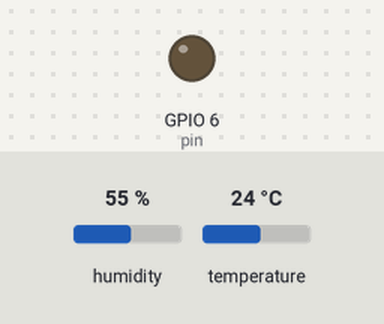
Recording of a program running on a simulated Raspberry Pi (BCM pin numbers). Parts: output pins drawn as LEDs (lit = HIGH). The test bench sets the inputs (shaded band); at power-on: humidity 55 %, temperature 24 °C. Files the program writes start out absent; the clock reads 2024-03-15 10:24:30 at power-on unless the program sets it; what the program prints to the terminal is not drawn.

Above: at 0.1 s.
At 1.2 s:
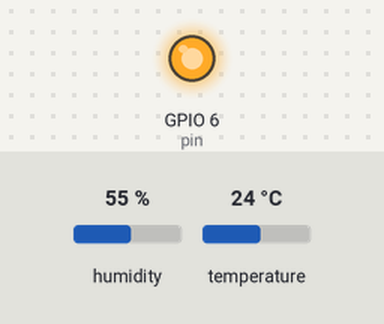
Timing chart, 0 to 2.7 s (numbered marks = the images above):
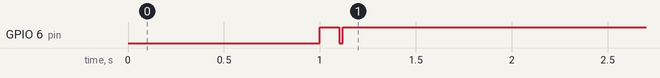

The program:

server.py
```python
import time
import RPi.GPIO as GPIO

class Dht11:
	def __init__(self, pin):
		GPIO.setmode(GPIO.BCM)
		GPIO.setwarnings(False)

		self._pin = pin
		self.temperature_c = 0.0
		self.temperature_f = 0.0
		self.relative_humidity = 0.0

	def poll_data(self):
		GPIO.setup(self._pin, GPIO.OUT)
		GPIO.output(self._pin, GPIO.HIGH)
		time.sleep(0.1)

		GPIO.output(self._pin, GPIO.LOW)
		time.sleep(0.018)

		GPIO.output(self._pin, GPIO.HIGH)

		last_value = GPIO.HIGH
		transitions = [last_value]
		timestamp = time.monotonic()
		GPIO.setup(self._pin, GPIO.IN, pull_up_down=GPIO.PUD_UP)

		while time.monotonic() - timestamp < 0.25:
			if GPIO.input(self._pin) != last_value:
				last_value = not last_value
				transitions.append(time.monotonic())

		if len(transitions) < 81:
			raise Exception("Not enough data received")

		if len(transitions) % 2 == 0:
			raise Exception("Invalid parity data recevied")

		data = []
		start = max(1, len(transitions) - 81)
		for i in range(start + 1, len(transitions), 2):
			delta = transitions[i] - transitions[i - 1]
			data.append(GPIO.LOW if delta < 0.000051 else GPIO.HIGH)

		bytes = []
		for i in range(0, 40, 8):
			bytes.append(self._decode_data(data, i, i + 8))

		check = 0
		for i in range(len(bytes) - 1):
			check += bytes[i]

		if check & 0xFF != bytes[4]:
			raise Exception("Mismatched integrity checksum")

		self.temperature_c = bytes[2] + bytes[3] / 256
		self.temperature_f = (9 / 5) * self.temperature_c + 32
		self.relative_humidity = bytes[0] + bytes[1] / 256

	def _decode_data(self, data, start, stop):
		result = 0
		for i in range(start, stop):
			result = (result << 1) | data[i]
		return result

pin = 6
device = Dht11(pin)
while True:
	try:
		time.sleep(1)
		device.poll_data()

		timestamp = int(time.time())
		temperature = device.temperature_f
		relative_humidity = device.relative_humidity

		print(f"Temperature: {temperature}")
		print(f"Relative Humidity: {relative_humidity}")

		with open("static/temperature.txt", "w") as stream:
			stream.write(f"{temperature}")

		with open("static/relative_humidity.txt", "w") as stream:
			stream.write(f"{relative_humidity}")

		with open("static/temperature_and_humidity.log", "a") as stream:
			stream.write(f"{timestamp},{temperature},{relative_humidity}\n")

		time.sleep(30)
	except:
		pass
```

Measured:
- by itself, GPIO 6 (pin): LOW → HIGH at 1.0 s, → LOW 0.10 s later, → HIGH 0.02 s later
